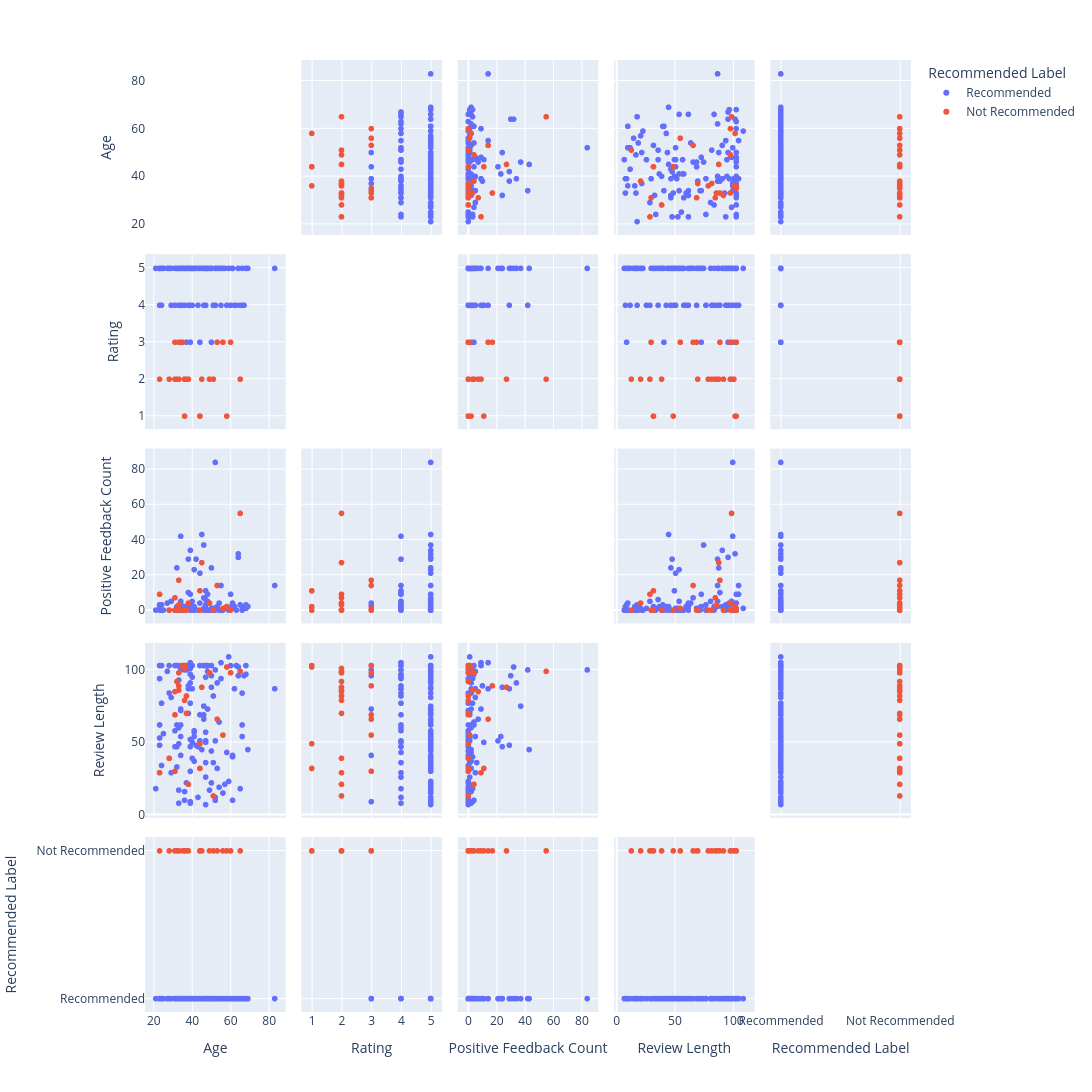

Source (notebook cell):
### Code cell
# pairplot(): scatter-matrix for several numeric features.
# Use a focused set of columns; throwing every numeric column into a pair plot
# usually makes it unreadable. `size=20` means fixed marker size.
fig = pairplot(
    reviews_analysis[
        ["Age", "Rating", "Positive Feedback Count", "Review Length", "Recommended Label"]
    ],
    color="Recommended Label",
    size=1200,
    show=False,
)
fig.show()

### Figure 1 — Plotly figure (JSON) as saved in the notebook; plotly's stock layout.template omitted (floating-point values rounded to 4 significant figures; data arrays with more than 128 entries replaced by an {"elided": "..."} marker saying what was removed)
{"data": [{"diagonal": {"visible": false}, "dimensions": [{"axis": {"matches": true}, "label": "Age", "values": {"elided": "133 int values"}}, {"axis": {"matches": true}, "label": "Rating", "values": {"elided": "133 int values"}}, {"axis": {"matches": true}, "label": "Positive Feedback Count", "values": {"elided": "133 int values"}}, {"axis": {"matches": true}, "label": "Review Length", "values": {"elided": "133 int values"}}, {"axis": {"matches": true}, "label": "Recommended Label", "values": {"elided": "133 str values"}}], "hovertemplate": "Recommended Label=Recommended<br>%{xaxis.title.text}=%{x}<br>%{yaxis.title.text}=%{y}<extra></extra>", "legendgroup": "Recommended", "marker": {"color": "#636efa", "symbol": "circle"}, "name": "Recommended", "showlegend": true, "type": "splom"}, {"diagonal": {"visible": false}, "dimensions": [{"axis": {"matches": true}, "label": "Age", "values": [60, 49, 53, 31, 31, 33, 36, 33, 31, 36, 37, 56, 36, 28, 58, 38, 44, 44, 33, 23, 51, 44, 32, 37, 35, 65, 45]}, {"axis": {"matches": true}, "label": "Rating", "values": [3, 2, 3, 2, 3, 2, 2, 2, 3, 1, 2, 3, 2, 2, 1, 2, 1, 1, 3, 2, 2, 1, 2, 2, 3, 2, 2]}, {"axis": {"matches": true}, "label": "Positive Feedback Count", "values": [0, 4, 14, 7, 0, 0, 0, 3, 0, 0, 0, 1, 0, 0, 2, 4, 0, 0, 17, 9, 0, 11, 0, 0, 0, 55, 27]}, {"axis": {"matches": true}, "label": "Review Length", "values": [98, 98, 66, 85, 69, 98, 79, 86, 30, 103, 70, 55, 101, 39, 102, 21, 49, 32, 89, 29, 13, 32, 92, 82, 103, 99, 88]}, {"axis": {"matches": true}, "label": "Recommended Label", "values": ["Not Recommended", "Not Recommended", "Not Recommended", "Not Recommended", "Not Recommended", "Not Recommended", "Not Recommended", "Not Recommended", "Not Recommended", "Not Recommended", "Not Recommended", "Not Recommended", "Not Recommended", "Not Recommended", "Not Recommended", "Not Recommended", "Not Recommended", "Not Recommended", "Not Recommended", "Not Recommended", "Not Recommended", "Not Recommended", "Not Recommended", "Not Recommended", "Not Recommended", "Not Recommended", "Not Recommended"]}], "hovertemplate": "Recommended Label=Not Recommended<br>%{xaxis.title.text}=%{x}<br>%{yaxis.title.text}=%{y}<extra></extra>", "legendgroup": "Not Recommended", "marker": {"color": "#EF553B", "symbol": "circle"}, "name": "Not Recommended", "showlegend": true, "type": "splom"}], "layout": {"dragmode": "select", "height": 1200, "legend": {"title": {"text": "Recommended Label"}, "tracegroupgap": 0}, "margin": {"t": 60}, "width": 1200}}
